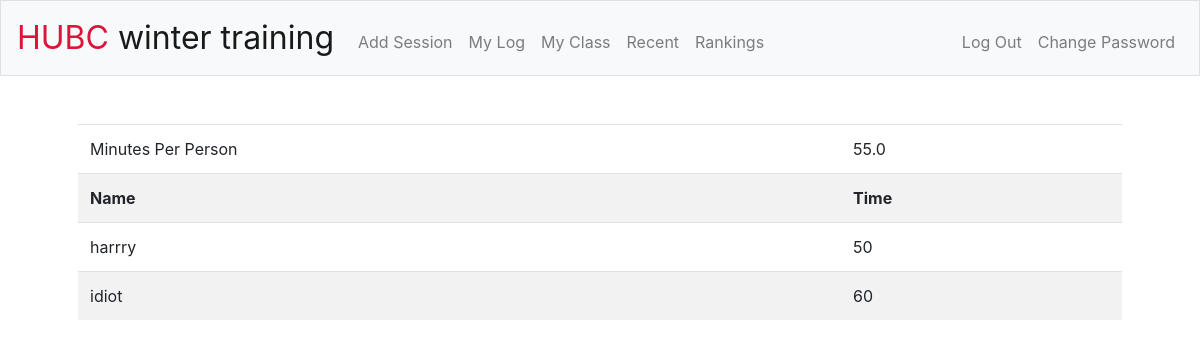
The page /my_class (signed in) on the database its author committed.
### tables this page shows
CREATE TABLE users(
id INTEGER PRIMARY KEY AUTOINCREMENT, 
username TEXT NOT NULL,
hash TEXT NOT NULL
, 'clas' INTEGER);

### application.py (the view)
@app.route("/my_class")
@login_required
def my_class():
    rows = db.execute("SELECT clas FROM users WHERE id = :user_id", user_id=session["user_id"])
    claz = rows[0]['clas']
    history = db.execute("SELECT SUM(time) AS time, username, clas FROM log JOIN users ON log.user_id = users.id  GROUP BY username")
    total_time = 0
    count = 0
    numbers = []
    for i in range(len(history)):
        if history[i]['clas'] == claz:
            numbers.append(i)
            total_time = total_time + int(history[i]['time'])
            count += 1
    if count != 0:
        avg_time = total_time / count
    else:
        avg_time = 0
    return render_template("my_class.html", numbers=numbers, history=history, avg_time=avg_time)

### application.py (called while the page is built)
@app.after_request
def after_request(response):
    response.headers["Cache-Control"] = "no-cache, no-store, must-revalidate"
    response.headers["Expires"] = 0
    response.headers["Pragma"] = "no-cache"
    return response

### helpers.py (called while the page is built)
def login_required(f):
    @wraps(f)
    def decorated_function(*args, **kwargs):
        if session.get("user_id") is None:
            return redirect("/login")
        return f(*args, **kwargs)
    return decorated_function

### templates/my_class.html (shortened to what this page needs)
{% extends "layout.html" %}
{% block main %}
    <table class="table table-striped">
        <thead>
            <tr>
                <td colspan="1">Minutes Per Person</td>
                <td>{{ avg_time  }}</td>
            </tr>
        </head>
        <tbody>
            <tr>
                <th>Name</th>
                <th>Time</th>
            </tr>
            {% for i in numbers %}
            <tr>
                <td>{{ history[i]['username'] }}</td>
                <td>{{ history[i]['time'] }}</td>
                {% endfor %}
            </tr>
        </tbody>
    </table>
{% endblock %}

### static/styles.css (style rules this page uses)
main table { text-align: left; }

### rows shown on the page
users: username "harrry", history "50"
users: username "idiot", history "60"

### other values the page prints
{{ avg_time }} "55.0"
